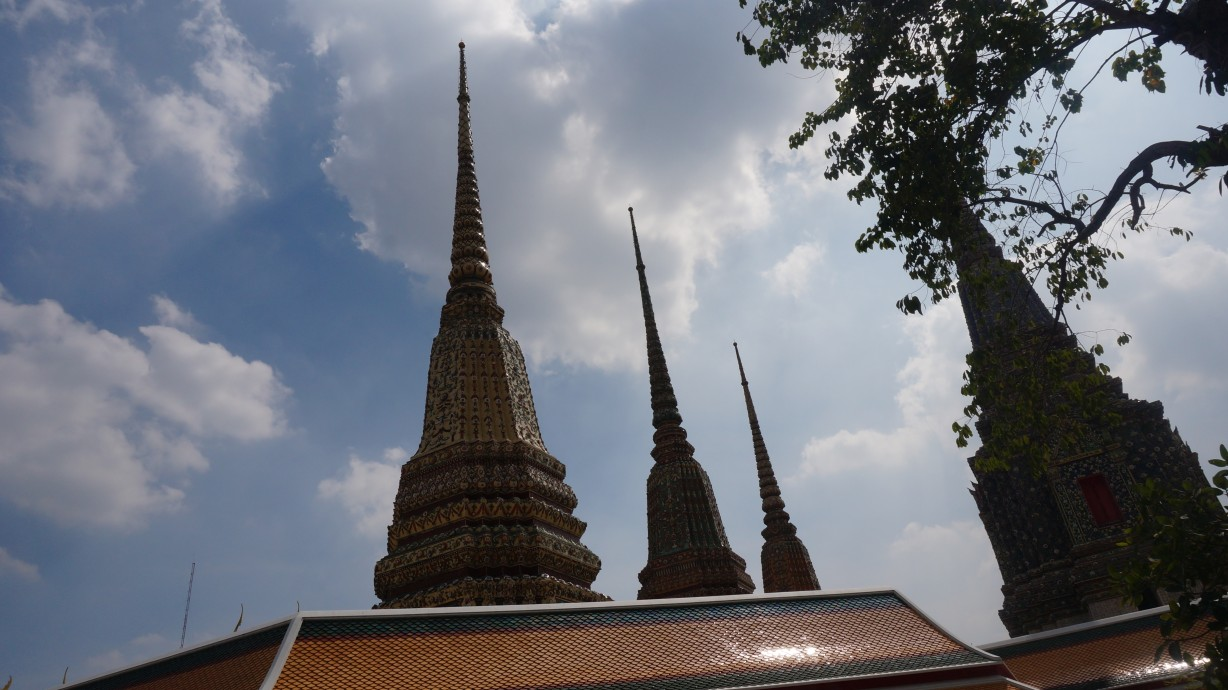
#> input picture DSC02300.JPG, 1228 x 690 px
$ python test.py   (older library calls are emulated)
#> lines starting #> are read from the running program, lines starting #| are printed output that depends on the picture; after the words box and inside, x2 and y2 are one past the last pixel; in counts of white or black regions, pixels touching at a corner belong together; long printed decimals are rounded
import math
import cv2
import numpy as np


def add_point_noise(img_in, percentage, value):
    noise = np.copy(img_in)
    n = int(img_in.shape[0] * img_in.shape[1] * percentage)

    for k in range(1, n):
        i = np.random.randint(0, img_in.shape[1])
        j = np.random.randint(0, img_in.shape[0])

        if img_in.ndim == 2:
            noise[j, i] = value

        if img_in.ndim == 3:
            noise[j, i] = [value, value, value]

    return noise


def add_salt_and_pepper_noise(img_in, percentage1, percentage2):
    n = add_point_noise(img_in, percentage1, 255)  # Só
    n2 = add_point_noise(n, percentage2, 0)  # Bors
    return n2


def add_additive_noise(img_in, szoras):
    noise = np.zeros(img_in.shape[:2], np.int16)
    cv2.randn(noise, 0.0, szoras)
    return cv2.add(img_in, noise, dtype=cv2.CV_8UC1)


def add_noise(img_in, n=0):
    if n == 1:
        percentage1 = 0.01  # Só erősség (default: 0.01)
        percentage2 = 0.01  # Bors erősség (default: 0.01)
        return add_salt_and_pepper_noise(img_in, percentage1, percentage2)
    elif n == 2:
        szoras = 20.0   # Szórás (default: 20.0)
        return add_additive_noise(img_in, szoras)
    else:
        return img_in


def angle_calculator(x0, y0, x1, y1):
    xDiff = x1 - x0
    yDiff = y0 - y1

    line_angle = math.degrees(math.atan2(yDiff, xDiff))
    print(line_angle)
    if line_angle > 0:
        if line_angle < 45:
            return -line_angle
        elif line_angle < 135:
            return 90 - line_angle
        else:
            return 180 - line_angle
    else:
        if line_angle > -45:
            return -line_angle
        elif line_angle > -135:
            return -90 - line_angle
        else:
            return -180 - line_angle


def rotate_with_angle(image, angle):
    center_point = tuple(np.array(image.shape[1::-1]) / 2)
    M = cv2.getRotationMatrix2D(center_point, angle, 1.0)
    return cv2.warpAffine(image, M, image.shape[1::-1])


# [16 lines left out: function MouseClick, not called in this run]


default_file = "DSC02300.JPG"
# [6 lines of commented-out code are left out]
src = cv2.imread(default_file, cv2.IMREAD_GRAYSCALE)
src_orig = cv2.imread(default_file)
#> src_orig is the input picture: shape (690, 1228, 3); mean B, G, R 123.2, 114.4, 110.6
src_result = src_orig.copy()

# Zaj hozzáadása
# Só-bors
src_with_noise = add_noise(src, 1)
#> call 2 of add_point_noise, with percentage = 0.01, value = 0
#> after the loop in add_point_noise (call 2), `for k in range(1, n):`:
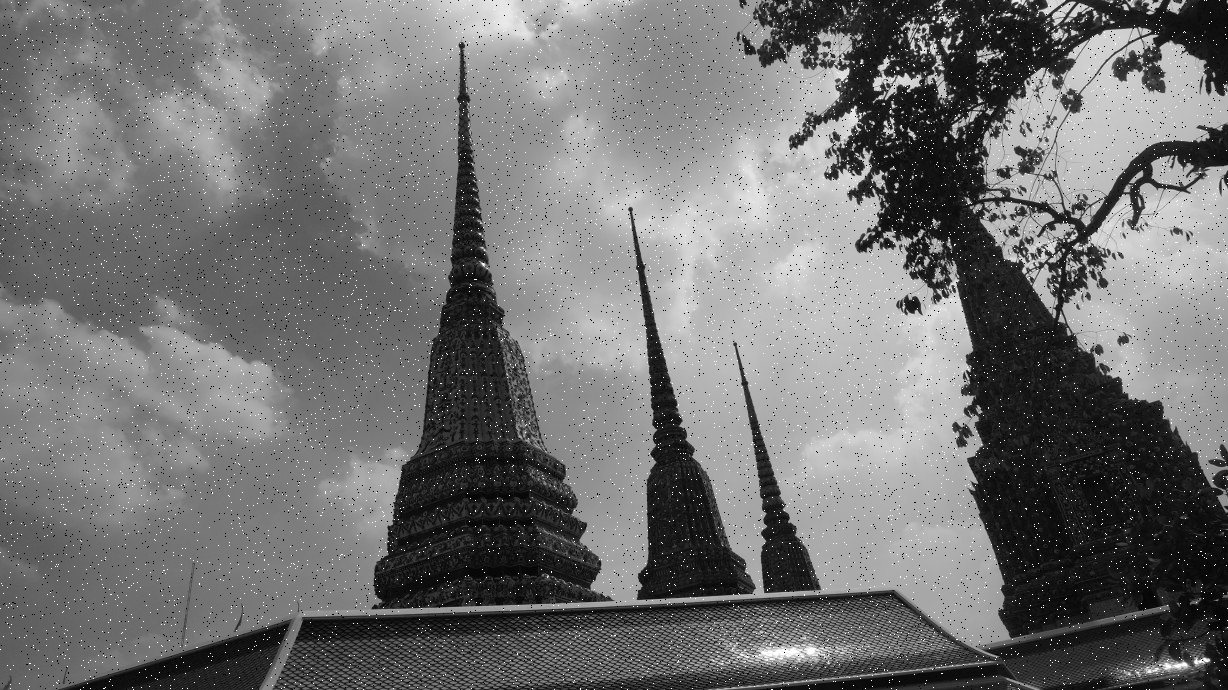
#> noise: shape (690, 1228); min 0, max 255, mean 114.6
# Additív
src_with_noise = add_noise(src, 2)
# Nincs zaj
src_with_noise = add_noise(src, 0)


# cv2.imshow("Zaj", src_with_noise)

# Gauss
imnoisegauss9x9 = cv2.GaussianBlur(src_with_noise, (9, 9), sigmaX=2.0)
# cv2.imshow("Gauss", imnoisegauss9x9)

# Canny
dst = cv2.Canny(imnoisegauss9x9, 150, 200)
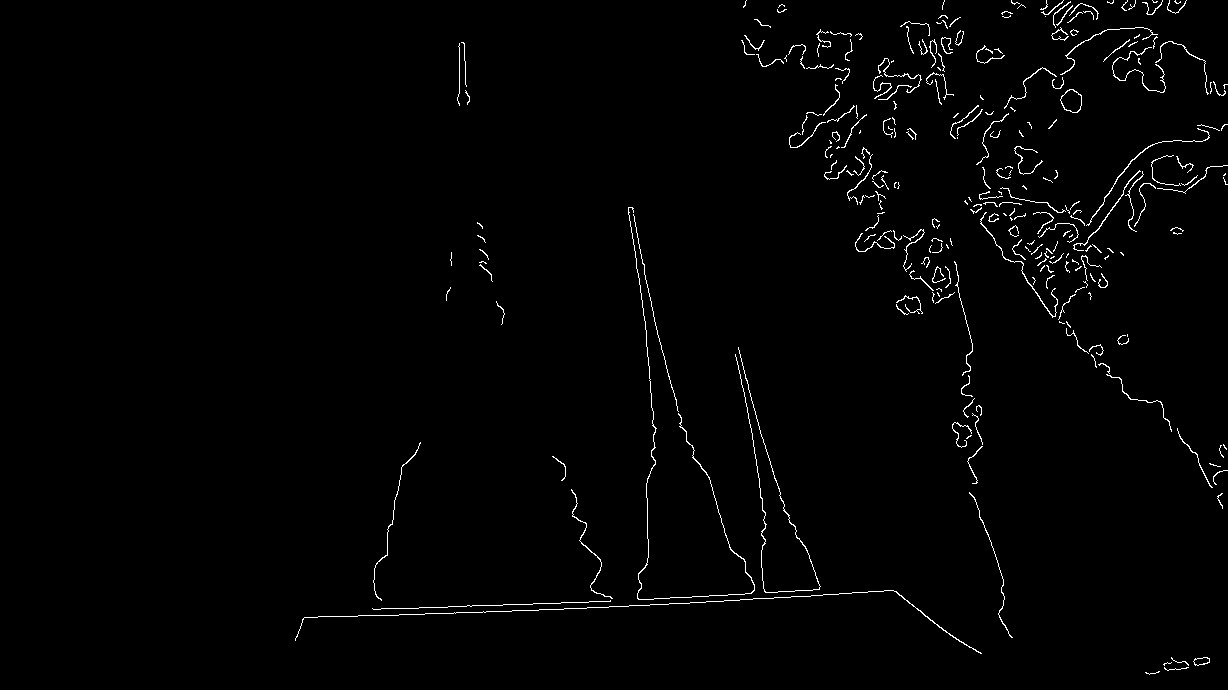
#> dst: shape (690, 1228); 1.3% white in thin lines or dots, all inside (x1, y1, x2, y2) = (295, 0, 1228, 675)
cdst = cv2.cvtColor(dst, cv2.COLOR_GRAY2BGR)
# cv2.imshow("Canny", dst)


# Vonalak
lines = cv2.HoughLinesP(dst, 1, np.pi / 180, 50, None, 50, 10)
#> lines = 30 rows, first 6: [372, 615, 586, 608], [373, 609, 610, 601], [629, 605, 689, 603], [701, 602, 872, 591], [748, 389, 786, 513], [628, 210, 645, 322]

# Leghosszabb vonal tulajdonságai (lines[0])
max_length = -1
max_line = 0
if lines is not None:
    for i in range(0, len(lines)):
        line = lines[i][0]
        pt1 = (line[0], line[1])
        pt2 = (line[2], line[3])
        length = math.dist(pt1, pt2)
        if length > max_length:
            max_line = line
            max_length = length
#> this loop made 30 passes
#> (length, max_line, max_length) on passes 1 to 2: (214.1, [372, 615, 586, 608], 214.1), (237.1, [373, 609, 610, 601], 237.1)
#> after the loop, max_length = 237.1


cv2.line(cdst, (max_line[0], max_line[1]), (max_line[2], max_line[3]), [0, 0, 255], 5)
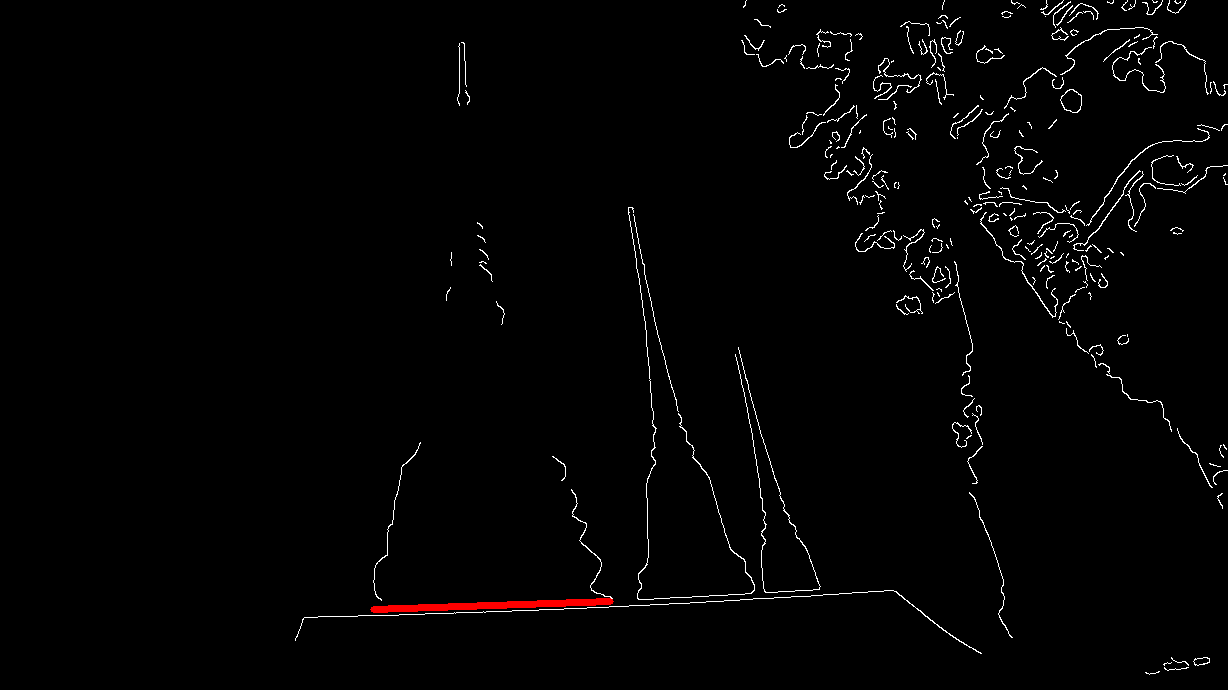
#> cdst: shape (690, 1228, 3); mean B, G, R 3.3, 3.3, 3.8
# cv2.imshow("Line", cdst)


# Középpont
image_center = tuple(np.array(dst.shape[1::-1]) / 2)

# Forgatáis szög
angle = angle_calculator(max_line[0], max_line[1], max_line[2], max_line[3])
#> in angle_calculator, `xDiff = x1 - x0`: xDiff = 237
#> in angle_calculator, `yDiff = y0 - y1`: yDiff = 8
#> in angle_calculator, `line_angle = math.degrees(math.atan2(yDiff, xDiff))`: line_angle = 1.93
#| 1.933
#> angle = -1.93

# Forgatás
src_result = rotate_with_angle(src_result, angle)
#> in rotate_with_angle, `M = cv2.getRotationMatrix2D(center_point, angle, 1.0)`: M = [[0.999, -0.0337, 11.99], [0.0337, 0.999, -20.52]]
#> in rotate_with_angle, `return cv2.warpAffine(image, M, image.shape[1::-1])`:
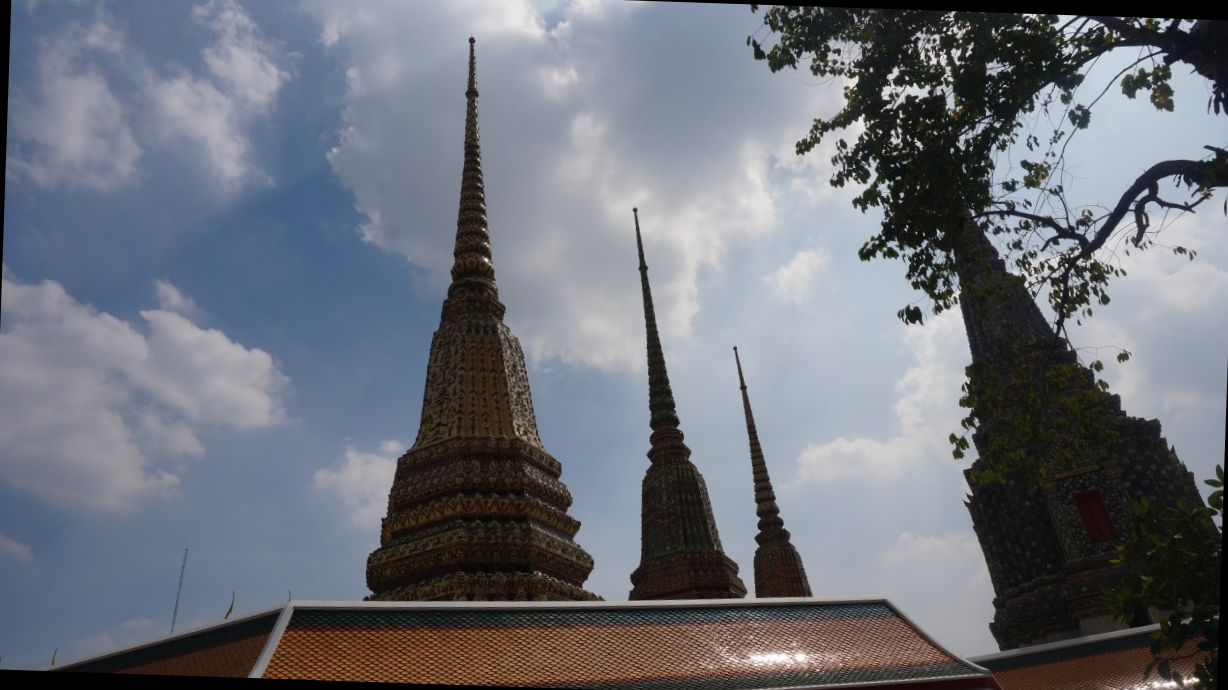
#> returned value: shape (690, 1228, 3); mean of channels 0, 1, 2 121.3, 112.7, 108.9; drawn as B, G, R

# Megjelenítés
cv2.imshow("Kiindulási kép", src_orig)
cv2.imshow("Eredménykép", src_result)

# Interaktív javítás
x_s = 0
y_s = 0
pressed = False
result_copy = src_result.copy()
cv2.setMouseCallback("Eredménykép", MouseClick)

cv2.waitKey(0)

$ run again, with DSC02271.JPG copied over DSC02300.JPG
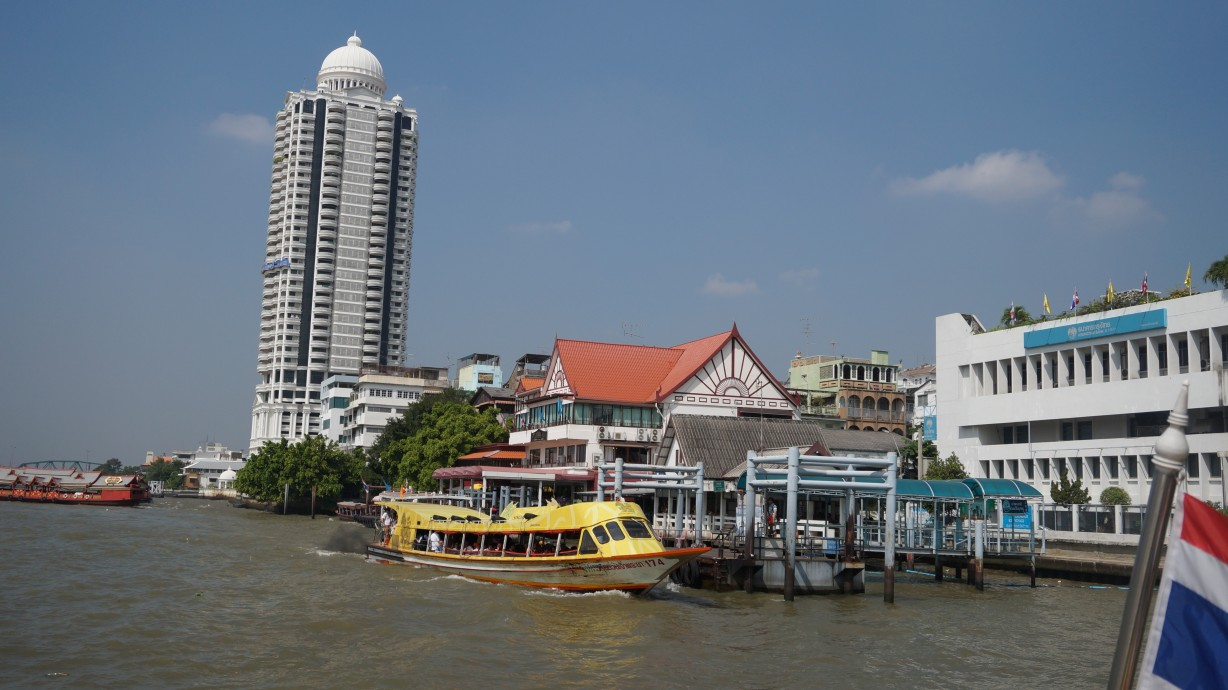
#> input picture DSC02271.JPG, 1228 x 690 px
#> src_orig is the input picture: shape (690, 1228, 3); mean B, G, R 124.8, 115.1, 105
#> `dst = cv2.Canny(imnoisegauss9x9, 150, 200)`:
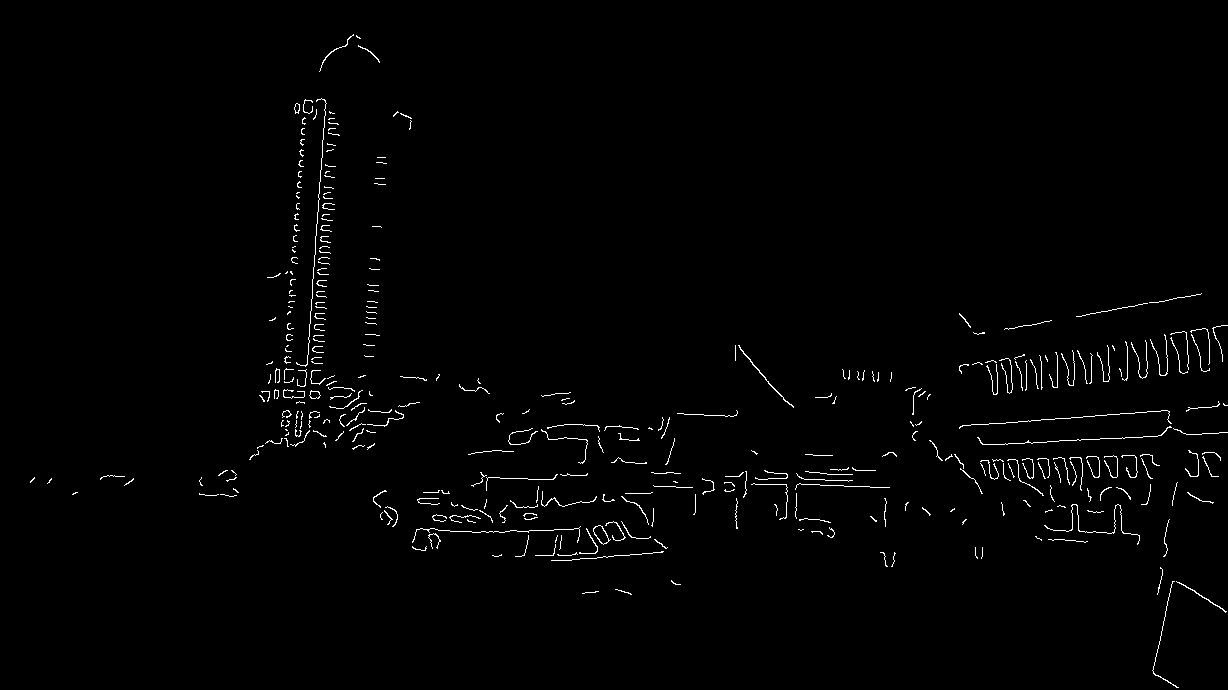
#> dst: shape (690, 1228); 1.2% white in thin lines or dots
#> lines = 55 rows, first 6: [304, 403, 325, 100], [988, 444, 1161, 435], [981, 460, 1150, 455], [1076, 316, 1200, 294], [283, 396, 303, 104], [962, 425, 1169, 411]
#> the loop `for i in range(0, len(lines)):` made 55 passes
#> (length, max_line, max_length) on pass 1: (303.7, [304, 403, 325, 100], 303.7)
#> after the loop `for i in range(0, len(lines)):`: max_length = 303.7
#> xDiff = 21
#> yDiff = 303
#> line_angle = 86.04
#| 86.035
#> angle = 3.96
#> M = [[0.998, 0.0691, -22.38], [-0.0691, 0.998, 43.28]]
#> in rotate_with_angle, `return cv2.warpAffine(image, M, image.shape[1::-1])`:
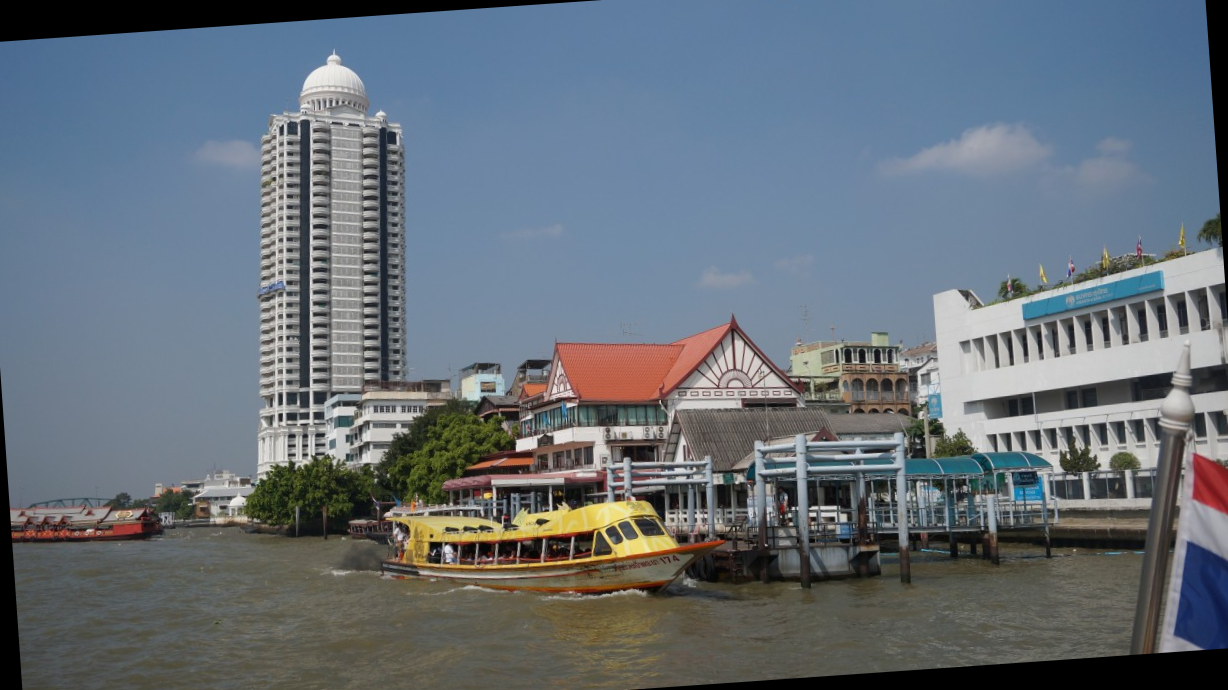
#> returned value: shape (690, 1228, 3); mean of channels 0, 1, 2 120.4, 111.3, 101.8; drawn as B, G, R
